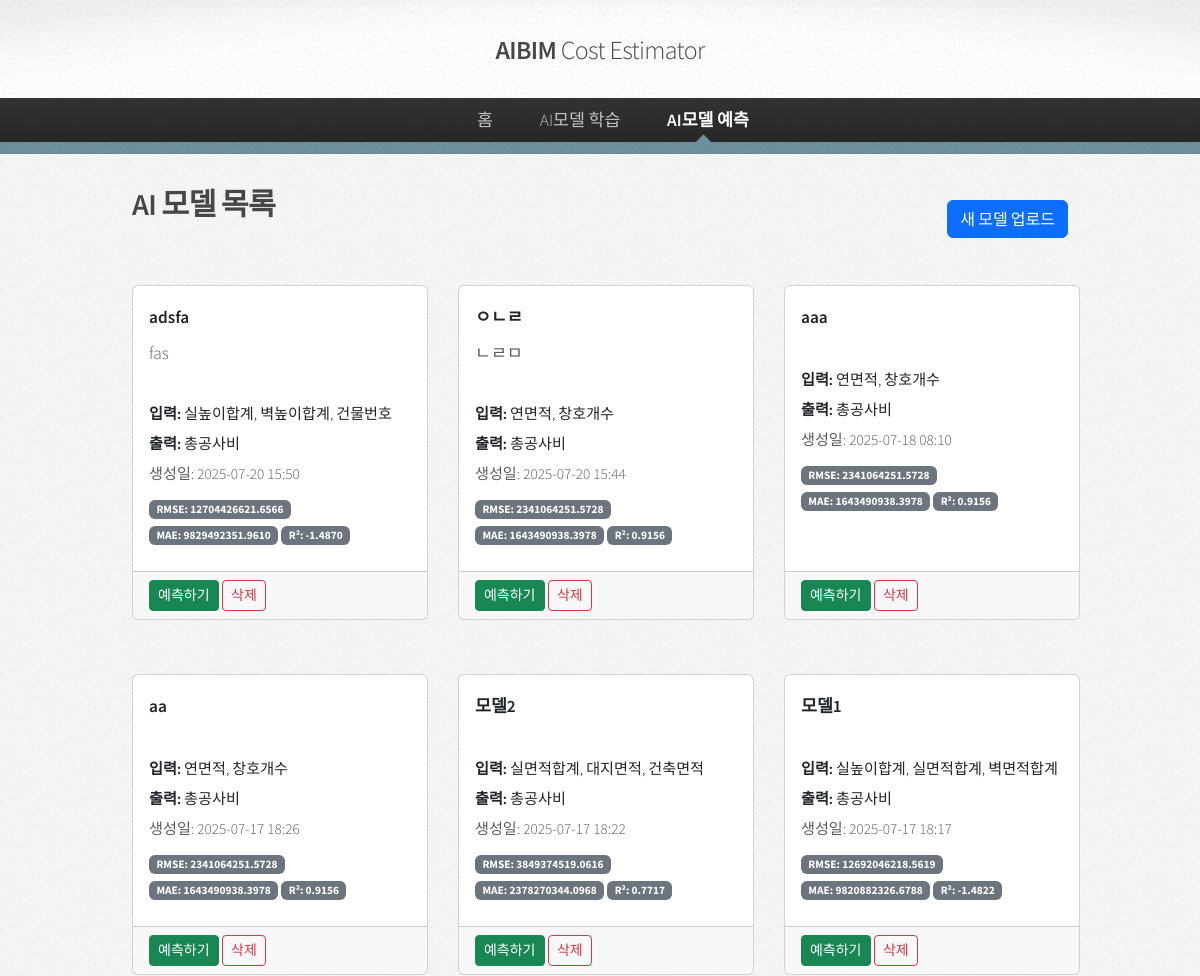
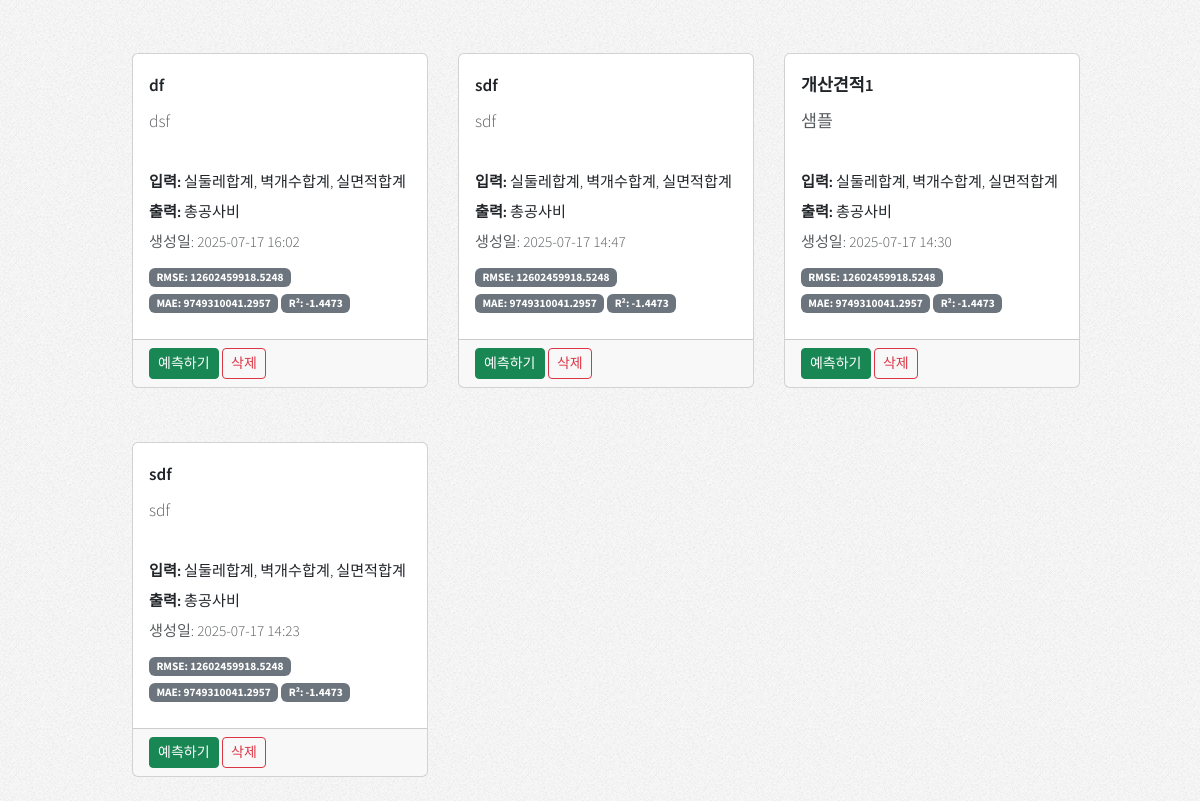
The page /ai_prediction/models/ on the database its author committed (2 pictures, top to bottom).
### ai_prediction/models.py (models this page shows, shortened)
class AIModel(models.Model):
    name = models.CharField(max_length=255)
    description = models.TextField(blank=True, null=True)
    model_file = models.FileField(upload_to='ai_models/')
    metadata = models.JSONField(default=dict)  # 메타데이터 저장
    created_at = models.DateTimeField(auto_now_add=True)
    updated_at = models.DateTimeField(auto_now=True)
    rmse = models.FloatField(null=True, blank=True)
    mae = models.FloatField(null=True, blank=True)
    r2_score = models.FloatField(null=True, blank=True)
    @property
    def input_columns(self):
        return self.metadata.get('inputColumns', [])
    @property
    def output_columns(self):
        return self.metadata.get('outputColumns', [])

### ai_prediction/views.py (the view)
# urls.py: path('models/', views.model_list, name='model_list'),
def model_list(request):
    models = AIModel.objects.all().order_by('-created_at')
    return render(request, 'ai_prediction/model_list.html', {'models': models})

### templates/ai_prediction/model_list.html (shortened to what this page needs)
{% load static %}
<!DOCTYPE html>
<html>
  <head>
    <link
      rel="stylesheet"
      href="https://cdn.jsdelivr.net/npm/bootstrap@5.3.3/dist/css/bootstrap.min.css"
    />
    <link rel="stylesheet" href="{% static 'css/main.css'%}" />
  </head>
  <body class="is-preload">
    <div id="page-wrapper">
      <div id="header">
        <h1>
          <a href="/" id="logo">AIBIM <em>Cost Estimator</em></a>
        </h1>
        <nav id="nav">
          <ul>
            <li><a href="/">홈</a></li>
            <li><a href="/ai_learning">AI모델 학습</a></li>
            <li class="current">
              <a href="/ai_prediction/models">AI모델 예측</a>
            </li>
          </ul>
        </nav>
      </div>
      <div class="container mt-4">
        <div class="d-flex justify-content-between align-items-center mb-4">
          <h2>AI 모델 목록</h2>
          <a
            href="{% url 'ai_prediction:model_upload' %}"
            class="btn btn-primary"
            >새 모델 업로드</a
          >
        </div>
        {% if models %}
        <div class="row">
          {% for model in models %}
          <div class="col-md-6 col-lg-4 mb-4">
            <div class="card h-100">
              <div class="card-body">
                <h5 class="card-title">{{ model.name }}</h5>
                <p class="card-text text-muted">
                  {{ model.description|truncatewords:15 }}
                </p>
                <div class="small mb-2">
                  <div class="mb-1">
                    <strong>입력:</strong> {{ model.input_columns|join:", " }}
                  </div>
                  <div class="mb-1">
                    <strong>출력:</strong> {{ model.output_columns|join:", " }}
                  </div>
                  <div class="text-muted">
                    생성일: {{ model.created_at|date:"Y-m-d H:i" }}
                  </div>
                </div>
                {% if model.rmse %}
                <div class="small mb-2">
                  <div class="badge bg-secondary">
                    RMSE: {{ model.rmse|floatformat:4 }}
                  </div>
                  <div class="badge bg-secondary">
                    MAE: {{ model.mae|floatformat:4 }}
                  </div>
                  <div class="badge bg-secondary">
                    R²: {{ model.r2_score|floatformat:4 }}
                  </div>
                </div>
                {% endif %}
              </div>
              <div class="card-footer">
                <a
                  href="{% url 'ai_prediction:prediction_page' model.id %}"
                  class="btn btn-success btn-sm"
                  >예측하기</a
                >
                <button
                  class="btn btn-outline-danger btn-sm"
                  onclick="deleteModel({{ model.id }})"
                >
                  삭제
                </button>
              </div>
            </div>
          </div>
          {% endfor %}
        </div>
        {% endif %}
      </div>
    </div>
  </body>
</html>

### rows shown on the page
AIModel: name "adsfa", description "fas", input_columns "실높이합계, 벽높이합계, 건물번호", output_columns "총공사비", created_at "2025-07-20 15:50", rmse "12704426621.6566", mae "9829492351.9610", r2_score "-1.4870"
AIModel: name "ㅇㄴㄹ", description "ㄴㄹㅁ", input_columns "연면적, 창호개수", output_columns "총공사비", created_at "2025-07-20 15:44", rmse "2341064251.5728", mae "1643490938.3978", r2_score "0.9156"
AIModel: name "aaa", input_columns "연면적, 창호개수", output_columns "총공사비", created_at "2025-07-18 08:10", rmse "2341064251.5728", mae "1643490938.3978", r2_score "0.9156"
AIModel: name "aa", input_columns "연면적, 창호개수", output_columns "총공사비", created_at "2025-07-17 18:26", rmse "2341064251.5728", mae "1643490938.3978", r2_score "0.9156"
AIModel: name "모델2", input_columns "실면적합계, 대지면적, 건축면적", output_columns "총공사비", created_at "2025-07-17 18:22", rmse "3849374519.0616", mae "2378270344.0968", r2_score "0.7717"
AIModel: name "모델1", input_columns "실높이합계, 실면적합계, 벽면적합계", output_columns "총공사비", created_at "2025-07-17 18:17", rmse "12692046218.5619", mae "9820882326.6788", r2_score "-1.4822"
AIModel: name "df", description "dsf", input_columns "실둘레합계, 벽개수합계, 실면적합계", output_columns "총공사비", created_at "2025-07-17 16:02", rmse "12602459918.5248", mae "9749310041.2957", r2_score "-1.4473"
AIModel: name "sdf", description "sdf", input_columns "실둘레합계, 벽개수합계, 실면적합계", output_columns "총공사비", created_at "2025-07-17 14:47", rmse "12602459918.5248", mae "9749310041.2957", r2_score "-1.4473"
AIModel: name "개산견적1", description "샘플", input_columns "실둘레합계, 벽개수합계, 실면적합계", output_columns "총공사비", created_at "2025-07-17 14:30", rmse "12602459918.5248", mae "9749310041.2957", r2_score "-1.4473"
AIModel: name "sdf", description "sdf", input_columns "실둘레합계, 벽개수합계, 실면적합계", output_columns "총공사비", created_at "2025-07-17 14:23", rmse "12602459918.5248", mae "9749310041.2957", r2_score "-1.4473"
